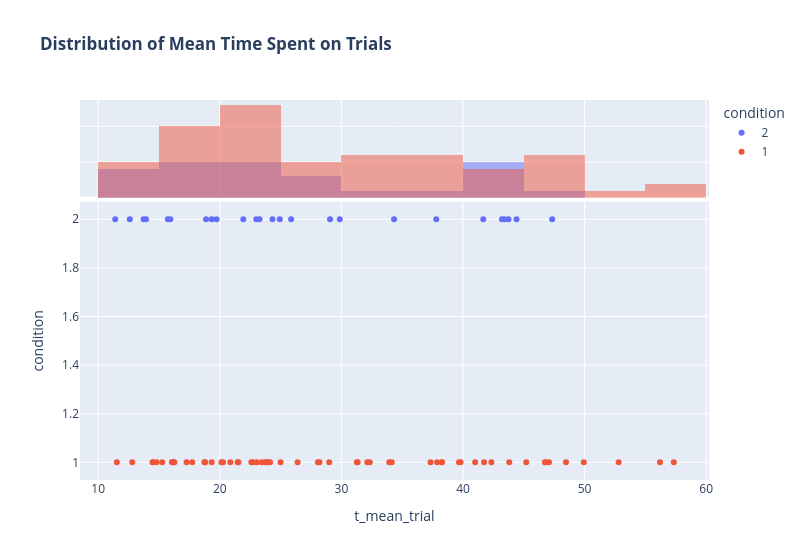

Notebook code for this chart:
### Code cell
fig_t_scatter = px.scatter(
    df,
    x = 't_mean_trial',
    y = 'condition',
    color = 'condition',
    marginal_x = 'histogram',
    title = '<b>Distribution of Mean Time Spent on Trials</b>',
    width = 800
)
fig_t_scatter.show()

### Figure 1 — Plotly figure (JSON) as saved in the notebook; plotly's stock layout.template omitted (floating-point values rounded to 4 significant figures)
{"data": [{"hovertemplate": "condition=%{y}<br>t_mean_trial=%{x}<extra></extra>", "legendgroup": "2", "marker": {"color": "#636efa", "symbol": "circle"}, "mode": "markers", "name": "2", "orientation": "h", "showlegend": true, "type": "scatter", "x": [47.33, 21.93, 19.73, 29.07, 15.93, 34.33, 24.93, 43.4, 23.0, 18.87, 15.73, 13.93, 41.67, 43.73, 11.4, 23.27, 25.87, 19.33, 13.73, 29.87, 24.33, 43.2, 37.8, 44.4, 12.6], "xaxis": "x", "y": [2, 2, 2, 2, 2, 2, 2, 2, 2, 2, 2, 2, 2, 2, 2, 2, 2, 2, 2, 2, 2, 2, 2, 2, 2], "yaxis": "y"}, {"bingroup": "x", "hovertemplate": "condition=2<br>t_mean_trial=%{x}<br>count=%{y}<extra></extra>", "legendgroup": "2", "marker": {"color": "#636efa"}, "name": "2", "opacity": 0.5, "showlegend": false, "type": "histogram", "x": [47.33, 21.93, 19.73, 29.07, 15.93, 34.33, 24.93, 43.4, 23.0, 18.87, 15.73, 13.93, 41.67, 43.73, 11.4, 23.27, 25.87, 19.33, 13.73, 29.87, 24.33, 43.2, 37.8, 44.4, 12.6], "xaxis": "x2", "yaxis": "y2"}, {"hovertemplate": "condition=%{y}<br>t_mean_trial=%{x}<extra></extra>", "legendgroup": "1", "marker": {"color": "#EF553B", "symbol": "circle"}, "mode": "markers", "name": "1", "orientation": "h", "showlegend": true, "type": "scatter", "x": [32.13, 26.4, 23.87, 12.8, 37.33, 33.93, 57.33, 38.27, 23.93, 29.0, 39.67, 37.87, 31.27, 28.2, 43.8, 41.0, 23.47, 17.73, 48.47, 24.13, 16.07, 49.93, 31.33, 14.8, 20.27, 22.6, 45.2, 23.73, 46.73, 23.07, 47.07, 46.8, 14.47, 16.27, 18.73, 41.73, 19.33, 39.8, 38.27, 22.73, 16.2, 56.2, 14.53, 15.27, 25.0, 20.87, 52.8, 28.07, 21.47, 17.27, 34.13, 20.13, 42.33, 21.53, 16.13, 11.53, 18.8, 32.33], "xaxis": "x", "y": [1, 1, 1, 1, 1, 1, 1, 1, 1, 1, 1, 1, 1, 1, 1, 1, 1, 1, 1, 1, 1, 1, 1, 1, 1, 1, 1, 1, 1, 1, 1, 1, 1, 1, 1, 1, 1, 1, 1, 1, 1, 1, 1, 1, 1, 1, 1, 1, 1, 1, 1, 1, 1, 1, 1, 1, 1, 1], "yaxis": "y"}, {"bingroup": "x", "hovertemplate": "condition=1<br>t_mean_trial=%{x}<br>count=%{y}<extra></extra>", "legendgroup": "1", "marker": {"color": "#EF553B"}, "name": "1", "opacity": 0.5, "showlegend": false, "type": "histogram", "x": [32.13, 26.4, 23.87, 12.8, 37.33, 33.93, 57.33, 38.27, 23.93, 29.0, 39.67, 37.87, 31.27, 28.2, 43.8, 41.0, 23.47, 17.73, 48.47, 24.13, 16.07, 49.93, 31.33, 14.8, 20.27, 22.6, 45.2, 23.73, 46.73, 23.07, 47.07, 46.8, 14.47, 16.27, 18.73, 41.73, 19.33, 39.8, 38.27, 22.73, 16.2, 56.2, 14.53, 15.27, 25.0, 20.87, 52.8, 28.07, 21.47, 17.27, 34.13, 20.13, 42.33, 21.53, 16.13, 11.53, 18.8, 32.33], "xaxis": "x2", "yaxis": "y2"}], "layout": {"barmode": "overlay", "legend": {"title": {"text": "condition"}, "tracegroupgap": 0}, "title": {"text": "<b>Distribution of Mean Time Spent on Trials</b>"}, "width": 800, "xaxis": {"anchor": "y", "domain": [0, 1], "title": {"text": "t_mean_trial"}}, "xaxis2": {"anchor": "y2", "domain": [0, 1], "matches": "x", "showgrid": true, "showticklabels": false}, "yaxis": {"anchor": "x", "categoryarray": [1, 2], "categoryorder": "array", "domain": [0, 0.7326], "title": {"text": "condition"}}, "yaxis2": {"anchor": "x2", "categoryarray": [1, 2], "categoryorder": "array", "domain": [0.7426, 1], "matches": "y2", "showgrid": true, "showline": false, "showticklabels": false, "ticks": ""}}}
